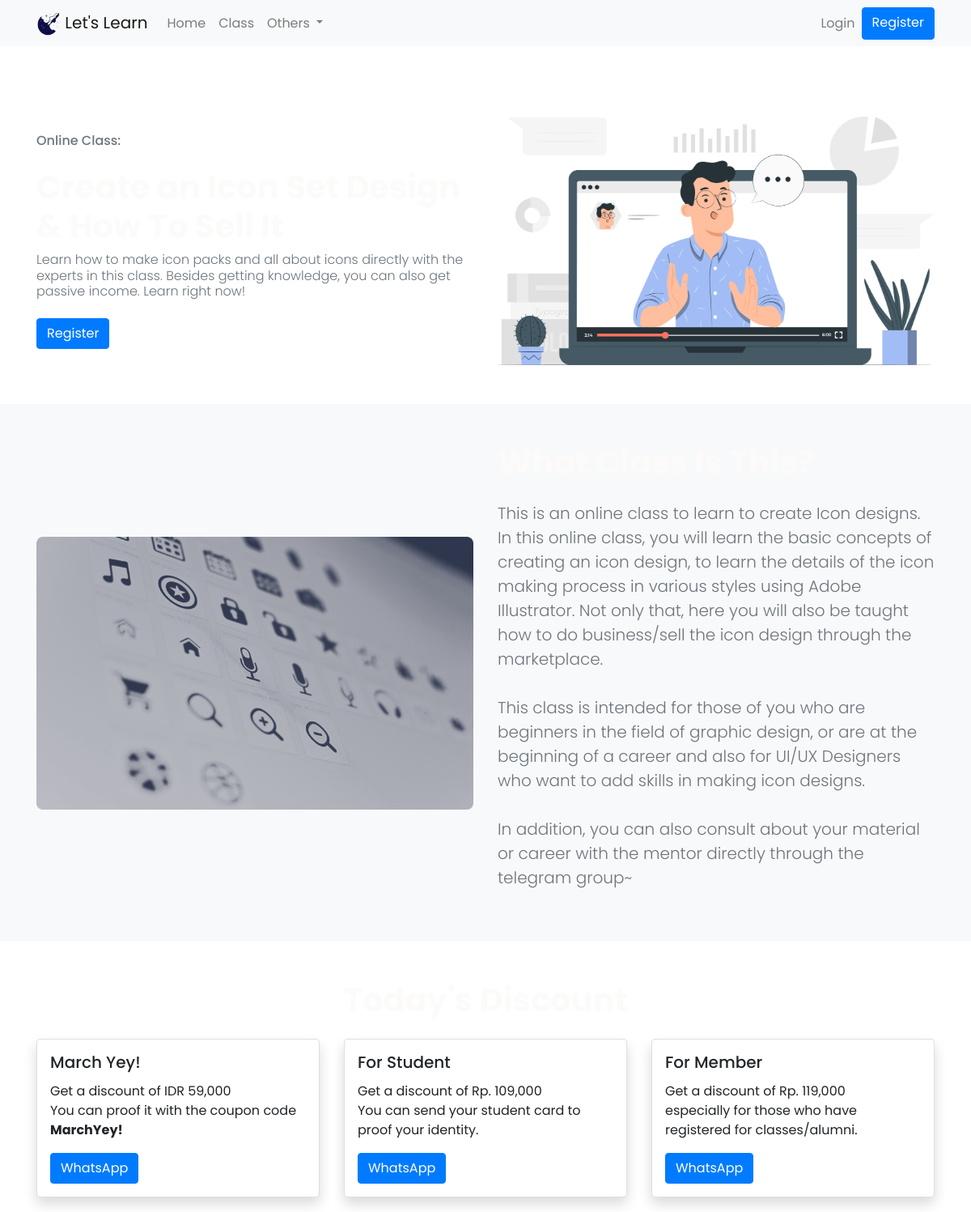
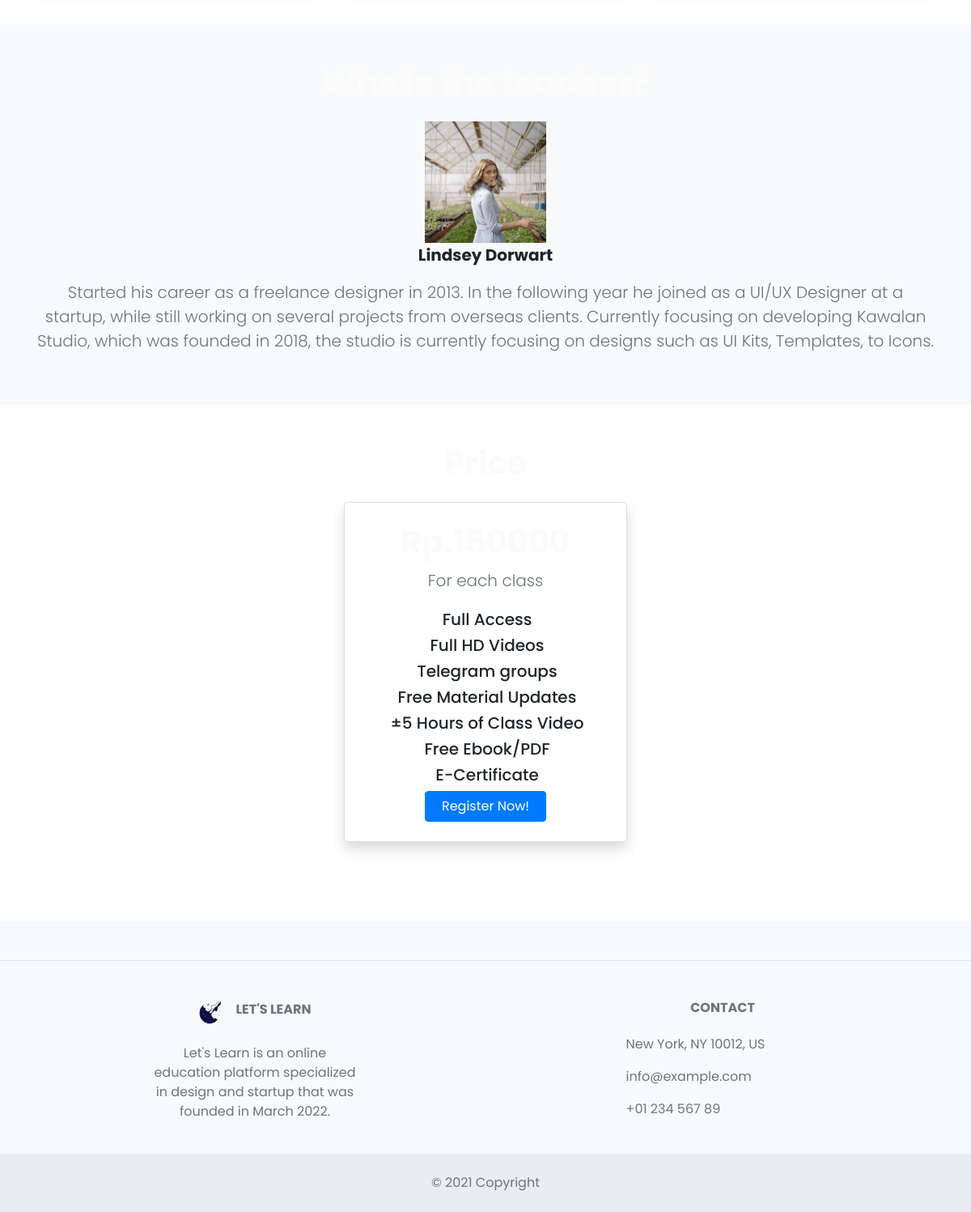
Screenshot of /front/index.php?page=kelas_konten&id=13 with the database file from the repository (2 pictures, top to bottom).
### tables this page shows
CREATE TABLE `kelas` (
  `id_kelas` int(11) NOT NULL,
  `nama_kelas` varchar(100) NOT NULL,
  `id_guru` int(11) NOT NULL,
  `id_kategori` int(11) NOT NULL,
  `deskripsi` text NOT NULL,
  `tentang` text NOT NULL,
  `harga` varchar(50) NOT NULL,
  `thumbnail` varchar(255) NOT NULL
);

CREATE TABLE `guru` (
  `id_guru` int(11) NOT NULL,
  `nama_guru` varchar(100) NOT NULL,
  `bio_guru` text NOT NULL,
  `pasphoto` varchar(255) NOT NULL
);

### front/kelas_konten.php (the view)
<?php
if(isset($_GET['id'])){
    $id = $_GET['id'];
    $query = mysqli_query($koneksi, "SELECT * FROM kelas JOIN guru ON guru.id_guru = kelas.id_guru where id_kelas = '$id'");
    $data = mysqli_fetch_array($query);
    if(mysqli_num_rows($query)==1){
?>
<div class="container py-5">
    <div class="row align-items-center">
        <div class="col-md-6 text-md-start text-start py-6">
            <h6 class="mb-4 fs-9 text-secondary">Online Class:</h6>
            <h1 class="mb-6 fw-bold"><?=$data['nama_kelas']?></h1>
            <h6 class="mb-4 fs-9 fw-light text-secondary"><?=$data['deskripsi']?></h6>
            <div class="text-start text-md-start"><a class="btn btn-primary" href="#" role="button"
                    id="btn-course">Register</a></div>
        </div>
        <div class="col-md-6 text-end"><img class="pt-7 pt-md-0 img-fluid" src="../aset/img/kelas_img.png" alt="" />
        </div>
    </div>
</div>
<div class="container-xxl py-5 bg-light">
    <div class="container">
        <div class="row g-5 align-items-center">
            <div class="col-md-6 text-end"><img class="pt-7 pt-md-0 img-fluid"
                    src="../aset/img/kelas/<?=$data['thumbnail']?>" />
            </div>
            <div class="col-lg-6">
                <h1 class="mb-4 fs-9 fw-bold">What Class Is This?</h1>
                <p class="mb-6 lead text-secondary"><?php echo nl2br(htmlspecialchars($data['tentang']));?></p>
            </div>
        </div>
    </div>
</div>
<div class="container py-5">
    <h1 class="fs-9 fw-bold mb-4 text-center">Today's Discount</h1>
    <div class="row row-cols-1 row-cols-md-3 g-4" id="promo">
        <div class="col">
            <div class="card shadow">
                <div class="card-body">
                    <h5 class="card-title">March Yey!</h5>
                    <p class="card-text">Get a discount of IDR 59,000 <br class="d-none d-xl-block" /> You can proof it
                        with the coupon code
                        <strong>MarchYey!</strong> </p>
                    <a href="#" class="btn btn-primary">WhatsApp</a>
                </div>
            </div>
        </div>
        <div class="col">
            <div class="card shadow">
                <div class="card-body">
                    <h5 class="card-title">For Student</h5>
                    <p class="card-text">Get a discount of Rp. 109,000 <br class="d-none d-xl-block" /> You can send
                        your student card to proof your identity.</p>
                    <a href="#" class="btn btn-primary">WhatsApp</a>
                </div>
            </div>
        </div>
        <div class="col">
            <div class="card shadow">
                <div class="card-body">
                    <h5 class="card-title">For Member</h5>
                    <p class="card-text">Get a discount of Rp. 119,000 <br class="d-none d-xl-block" />especially for
                        those who have registered for
                        classes/alumni.</p>
                    <a href="#" class="btn btn-primary">WhatsApp</a>
                </div>
            </div>
        </div>
    </div>
</div>
<div class="container-xxl py-5 bg-light">
    <div class="container">
                <h1 class="mb-4 fs-9 fw-bold text-center">Who is the teacher?</h1>
                <img class="pt-7 pt-md-0 mx-auto d-block" src="../aset/img/guru/<?=$data['pasphoto']?>" height="150" alt="" />
                <p class="mb-6 lead fw-bold text-center"><?=$data['nama_guru']?></p>
                <p class="mb-6 lead text-secondary text-center"><?php echo nl2br(htmlspecialchars($data['bio_guru']));?></p>
    </div>
</div>
<div class="container py-5">
    <h1 class="fs-9 fw-bold mb-4 text-center">Price</h1>
    <div class="row justify-content-center">
        <div class="col-4">
            <div class="card shadow">
                <div class="card-body p-4">
                    <h1 class="card-title text-center fw-bold">Rp.<?=$data['harga']?></h1>
                    <h5 class="mb-4 text-center fw-light text-secondary">For each class</h5>
                    <h5 class="text-center"><i class="las la-check-circle mr-1"></i>Full Access</h5>
                    <h5 class="text-center"><i class="las la-check-circle mr-1"></i>Full HD Videos</h5>
                    <h5 class="text-center"><i class="las la-check-circle mr-1"></i>Telegram groups</h5>
                    <h5 class="text-center"><i class="las la-check-circle mr-1"></i>Free Material Updates</h5>
                    <h5 class="text-center"><i class="las la-check-circle mr-1"></i>±5 Hours of Class Video</h5>
                    <h5 class="text-center"><i class="las la-check-circle mr-1"></i>Free Ebook/PDF</h5>
                    <h5 class="text-center"><i class="las la-check-circle mr-1"></i>E-Certificate</h5>
                    <a href="#" class="btn btn-primary d-grid gap-2 col-6 mx-auto">Register Now!</a>
                </div>
            </div>
        </div>
    </div>
</div>
<?php
}}
?>

### aset/css/style.css (style rules this page uses)
:root { --main-color:#5463ff; --color-dark:#2537ff; --text-grey: #8390A2; }
* { padding: 0; margin: 0; box-sizing: border-box; list-style-type: none; text-decoration: none; font-family: 'Poppins', sans-serif; }
.card { background: #fff; border-radius: 5px; }
.card-header, .card-body { padding: 1rem; }
h1 { color: #FCFBFA; }

### rows the page displays
kelas: deskripsi "Learn how to make icon packs and all about icons directly with the experts in this class. Besides getting knowledge, you can also get passive income. Learn right now!", thumbnail (picture), tentang "This is an online class to learn to create Icon designs. In this online class, you will learn the basic concepts of creating an icon design, to learn the details of the icon making process in various styles using Adobe Illustrator. Not only that, here you will also be taught how to do business/sell the icon design through the marketplace. This class is intended for those of you who are beginners in the field of graphic design, or are at the beginning of a career and also for UI/UX Designers who want to add skills in making icon designs. In addition, you can also consult about your material or career with the mentor directly through the telegram group~", id_guru.pasphoto (picture), id_guru.nama_guru "Lindsey Dorwart", id_guru.bio_guru "Started his career as a freelance designer in 2013. In the following year he joined as a UI/UX Designer at a startup, while still working on several projects from overseas clients. Currently focusing on developing Kawalan Studio, which was founded in 2018, the studio is currently focusing on designs such as UI Kits, Templates, to Icons."
